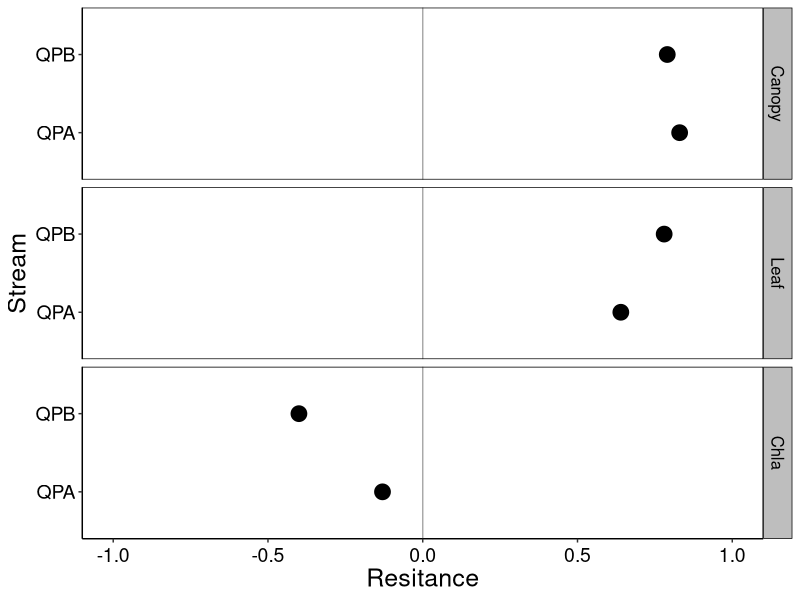

Generate this figure with R: (Note: this script raises an error after producing the figure.)




#--------------------------------------------
# Dot plot
# 09 May 2020
#PEGF
#--------------------------------------------
#

library(modelr)
library(ggplot2)
library(dplyr)
library(patchwork)

metrics<- read.csv("metrics.csv")
metrics



# Resistance --------------------------------------------------------------

metrics$Variable_f = factor(metrics$Variable, levels=c('Canopy','Leaf','Leaf_Exp','Chla','Shrimp'))

r1 <- ggplot(metrics, 
      aes(x=Resitance,
          y=Stream))+ 
#          color=Stream,
 #         group=Variable)) +
  geom_vline(aes(xintercept = 0), color='darkgrey') +
  geom_point(size=5)+ #aes(shape=Variable),size=2.7) +#, position=pd, stat="identity") + 
  
  theme(axis.title.x = element_text(size = 18, angle = 0)) +
  theme(axis.title.y = element_text(size = 18, angle = 90)) +
  
  theme(axis.text.x=element_text(angle=0, size=14, vjust=0.5, color="black")) + #subaxis x
  theme(axis.text.y=element_text(angle=0, size=14, vjust=0.5, color="black")) + #subaxis y
  
   xlim(-1,1) +
  
  theme(panel.grid.major = element_blank(), panel.grid.minor = element_blank(),
        panel.background = element_blank(), axis.line = element_line(colour = "black")) +
  theme(panel.border = element_rect(colour = "black", fill=NA, size=0.5)) +
  
  facet_grid(Variable_f~.) +
  theme(strip.text.y = element_text(size = 12, colour = "black", angle = 270)) +
  theme(strip.background = element_rect(colour = "black", fill = "grey"))

r1


# Resilience --------------------------------------------------------------


metrics$Variable_f = factor(metrics$Variable, levels=c('Canopy','Leaf','Leaf_Exp','Chla','Shrimp'))

r2 <- ggplot(metrics, 
             aes(x=Resilience,
                 y=Stream))+ 
  #          color=Stream,
  #         group=Variable)) +
  geom_vline(aes(xintercept = 0), color='darkgrey') +
  geom_point(size=5)+ #aes(shape=Variable),size=2.7) +#, position=pd, stat="identity") + 
  
  theme(axis.title.x = element_text(size = 18, angle = 0)) +
  theme(axis.title.y = element_text(size = 18, angle = 90)) +
  
  theme(axis.text.x=element_text(angle=0, size=14, vjust=0.5, color="black")) + #subaxis x
  theme(axis.text.y=element_text(angle=0, size=14, vjust=0.5, color="black")) + #subaxis y
  
  xlim(-1,1) +
  
  theme(panel.grid.major = element_blank(), panel.grid.minor = element_blank(),
        panel.background = element_blank(), axis.line = element_line(colour = "black")) +
  theme(panel.border = element_rect(colour = "black", fill=NA, size=0.5)) +
  
  facet_grid(Variable_f~.) +
  theme(strip.text.y = element_text(size = 12, colour = "black", angle = 270)) +
  theme(strip.background = element_rect(colour = "black", fill = "grey"))

r2


# Recovery ----------------------------------------------------------------

metrics$Variable_f = factor(metrics$Variable, levels=c('Canopy','Leaf','Leaf_Exp','Chla','Shrimp'))

r3 <- ggplot(metrics, 
             aes(x=Recovery,
                 y=Stream))+ 
  #          color=Stream,
  #         group=Variable)) +
  geom_vline(aes(xintercept = 0), color='darkgrey') +
  geom_point(size=5)+ #aes(shape=Variable),size=2.7) +#, position=pd, stat="identity") + 
  
  theme(axis.title.x = element_text(size = 18, angle = 0)) +
  theme(axis.title.y = element_text(size = 18, angle = 90)) +
  
  theme(axis.text.x=element_text(angle=0, size=14, vjust=0.5, color="black")) + #subaxis x
  theme(axis.text.y=element_text(angle=0, size=14, vjust=0.5, color="black")) + #subaxis y
  
  xlim(-1,1) +
  
  theme(panel.grid.major = element_blank(), panel.grid.minor = element_blank(),
        panel.background = element_blank(), axis.line = element_line(colour = "black")) +
  theme(panel.border = element_rect(colour = "black", fill=NA, size=0.5)) +
  
  facet_grid(Variable_f~.) +
  theme(strip.text.y = element_text(size = 12, colour = "black", angle = 270)) +
  theme(strip.background = element_rect(colour = "black", fill = "grey"))

r3

metrics$Variable_f = factor(metrics$Variable, levels=c('Canopy','Leaf','Leaf_Exp','Chla','Shrimp'))
metrics

r4 <- ggplot(metrics, 
             aes(x=TemporalStab,
                 y=Stream))+ 
  #          color=Stream,
  #         group=Variable)) +
  geom_vline(aes(xintercept = 0), color='darkgrey') +
  geom_point(size=5)+ #aes(shape=Variable),size=2.7) +#, position=pd, stat="identity") + 
  
  theme(axis.title.x = element_text(size = 18, angle = 0)) +
  theme(axis.title.y = element_text(size = 18, angle = 90)) +
  
  theme(axis.text.x=element_text(angle=0, size=14, vjust=0.5, color="black")) + #subaxis x
  theme(axis.text.y=element_text(angle=0, size=14, vjust=0.5, color="black")) + #subaxis y
  
  xlim(-15,15) +
  
  theme(panel.grid.major = element_blank(), panel.grid.minor = element_blank(),
        panel.background = element_blank(), axis.line = element_line(colour = "black")) +
  theme(panel.border = element_rect(colour = "black", fill=NA, size=0.5)) +
  
  facet_grid(Variable_f~.) +
  theme(strip.text.y = element_text(size = 12, colour = "black", angle = 270)) +
  theme(strip.background = element_rect(colour = "black", fill = "grey"))

r4

(r1 + r3) / (r2 + r4)




r5<- ggplot(metrics, 
             aes(x=Resitance,
                 y=Resiliences,
                 color= Stream,
                 group=Variable)) +
geom_point(aes(color=Stream,shape=Variable), size=3) +
geom_vline(aes(xintercept = 0), color='darkgrey') +
  geom_hline(aes(yintercept = 0), color='darkgrey') +
  xlim(-1,1) 
r5
 
